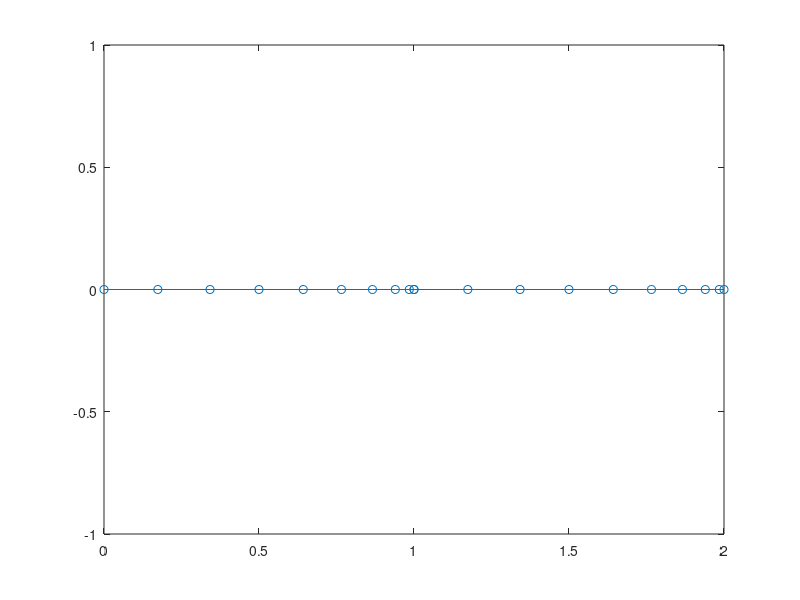

Source code (MATLAB):
n = 20;
a = 100;
lower = 0;
upper = 2;
temp = exp(linspace(log(1)*a,log(1.05)*a,n));
% re-scale to be between 0 and 1
temp_01 = temp/max(temp) - min(temp)/max(temp);
% re-scale to be between your limits (i.e. 1 and 1.05)
out = temp_01*(upper-lower) + lower;
plot(diff(out),diff(out),'o')
%%
a=logspace(0,log10(101),10)-1;
a=a/100;
b=logspace(-log10(101),0,10)-1;
b=b/100;
x=linspace(0,0,10);
plot(b,x,'-o')
%%
clear
a=linspace(0,pi/2,10);
b=sin(a);
c=linspace(pi/2,0,10);
d=cos(a)+1;
% plot(a,b,'-o')
x=linspace(0,0,20);
haha=cat(2,b,d);

plot(haha,x,'-o')



